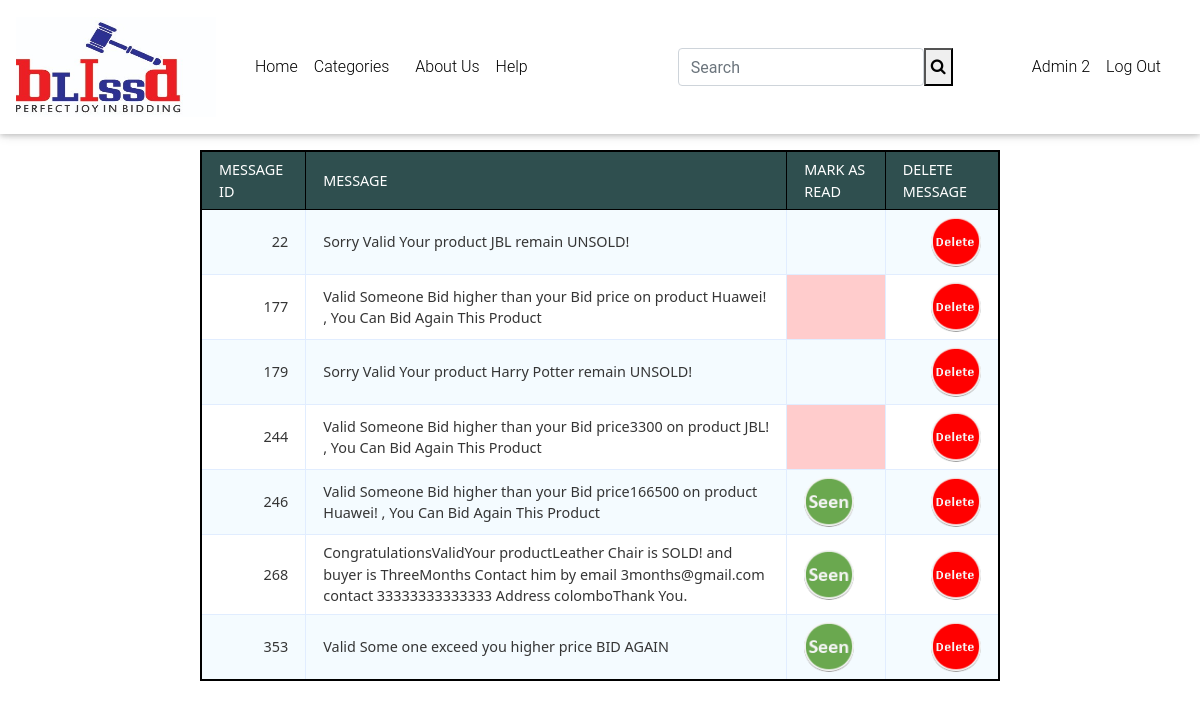
The page /Functions/users/Notifications.php?name=Valid (signed in) on the database its author committed.
### tables this page shows
CREATE TABLE IF NOT EXISTS `notifications` (
  `msgID` int(11) NOT NULL AUTO_INCREMENT,
  `user` varchar(255) NOT NULL,
  `message` varchar(255) NOT NULL,
  `viewStatus` varchar(11) NOT NULL,
  `proID` int(11) NOT NULL,
  PRIMARY KEY (`msgID`),
  UNIQUE KEY `message_2` (`message`,`proID`)
);

### Functions/users/Notifications.php (the view, shortened to what this page needs)
<?php
require_once('../../connection/dbconnection.php');
?>
<!DOCTYPE html>
<html lang="en">
<head>
  <link rel="stylesheet" href="https://maxcdn.bootstrapcdn.com/font-awesome/4.7.0/css/font-awesome.min.css">
  <link href="../../Public/css/css/bootstrap.min.css" rel="stylesheet">
  <link href="../../Public/css/css/mdb.min.css" rel="stylesheet">
  <link href="../../Public/css/css/style.min.css" rel="stylesheet">
  <link href="../../Public/css/customstyles.css" rel="stylesheet">
</head>
<body>
<?php
    include('../../components/usertopnavbar.php');?>
    <main style="padding-top: 150px">
    <?php
    $uname=$_GET['name'];
    $query="SELECT * FROM notifications WHERE user='$uname'";
    $Rows=mysqli_query($conn,$query);
    $query1="SELECT * FROM notifications WHERE user='$uname' AND viewStatus = 'No'";
    $Rows1=mysqli_query($conn,$query1);
    $count= mysqli_num_rows($Rows1);
  if($count>0)
   {
     echo'<table  style="width:200px;height:500px;border:2px solid black" class="data-table">
  <thead>
  <tr>
    <th>Message ID</th>
    <th>Message</th>
    <th>Mark as Read</th>
    <th>Delete Message</th>
  </tr>
</thead>
<tbody>';
while ($row=mysqli_fetch_array($Rows))
 {
    echo "<tr>";
    echo "<td>";
    echo $row['msgID'];
    echo "</td>";
    echo "<td>";
    echo $row['message'];
    echo "</td>";
    echo "<td>";
    if($row['viewStatus']=='No'){?>
    <a href="javascript:view(<?php echo $row[0]; ?>)"> <img src="../../Public/Assets/Images/seen.png"  width="50px" height="50px"  alt="seen" /> </a>
    <?php }
    echo "</td>";
    echo "<td>";
    ?>
    <a href="javascript:del(<?php echo $row[0]; ?>)"> <img src="../../Public/Assets/Images/delete.png"  width="50px" height="50px"  alt="delete" /> </a>
    <?php
    echo "</td>";
     }
   }
?>
</main>
</body>
</html>

### Functions/users/Notifications.php (style rules this page uses)
table { margin: auto; font-family: "Lucida Sans Unicode", "Lucida Grande", "Segoe Ui"; font-size: 12px; }
table td { transition: all .5s; }
.data-table { border-collapse: collapse; font-size: 14px; min-width: 800px; }
.data-table th, .data-table td { border: 1px solid #e1edff; padding: 7px 17px; }
.data-table thead th { background-color: #2F4F4F; color: #FFFFFF; border-color:black !important; text-transform: uppercase; }
.data-table tbody td { color: #353535; }
.data-table tbody td:first-child, .data-table tbody td:nth-child(4), .data-table tbody td:last-child { text-align: right; }
.data-table tbody tr:nth-child(odd) td { background-color: #f4fbff; }
.data-table tbody td:empty { background-color: #ffcccc; }

### rows shown on the page
notifications: msgID "22", message "Sorry Valid Your product JBL remain UNSOLD!"
notifications: msgID "177", message "Valid Someone Bid higher than your Bid price on product Huawei! , You Can Bid Again This Product"
notifications: msgID "179", message "Sorry Valid Your product Harry Potter remain UNSOLD!"
notifications: msgID "244", message "Valid Someone Bid higher than your Bid price3300 on product JBL! , You Can Bid Again This Product"
notifications: msgID "246", message "Valid Someone Bid higher than your Bid price166500 on product Huawei! , You Can Bid Again This Product"
notifications: msgID "268", message "CongratulationsValidYour productLeather Chair is SOLD! and buyer is ThreeMonths Contact him by email 3months@gmail.com contact 33333333333333 Address colomboThank You."
notifications: msgID "353", message "Valid Some one exceed you higher price BID AGAIN"

### other values the page prints
$_SESSION['username'] "Admin 2"
